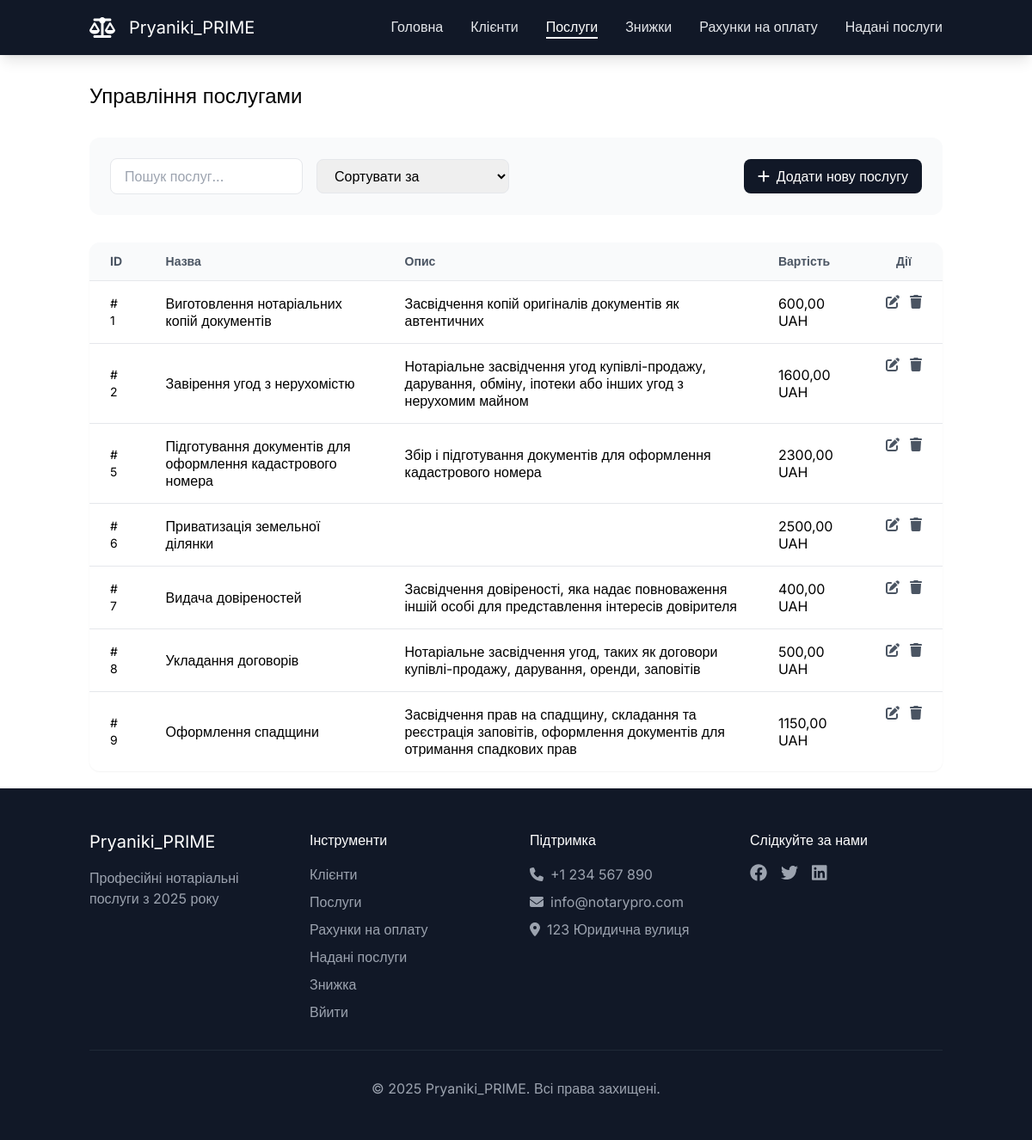
The page /services (signed in) on the database as committed earlier.
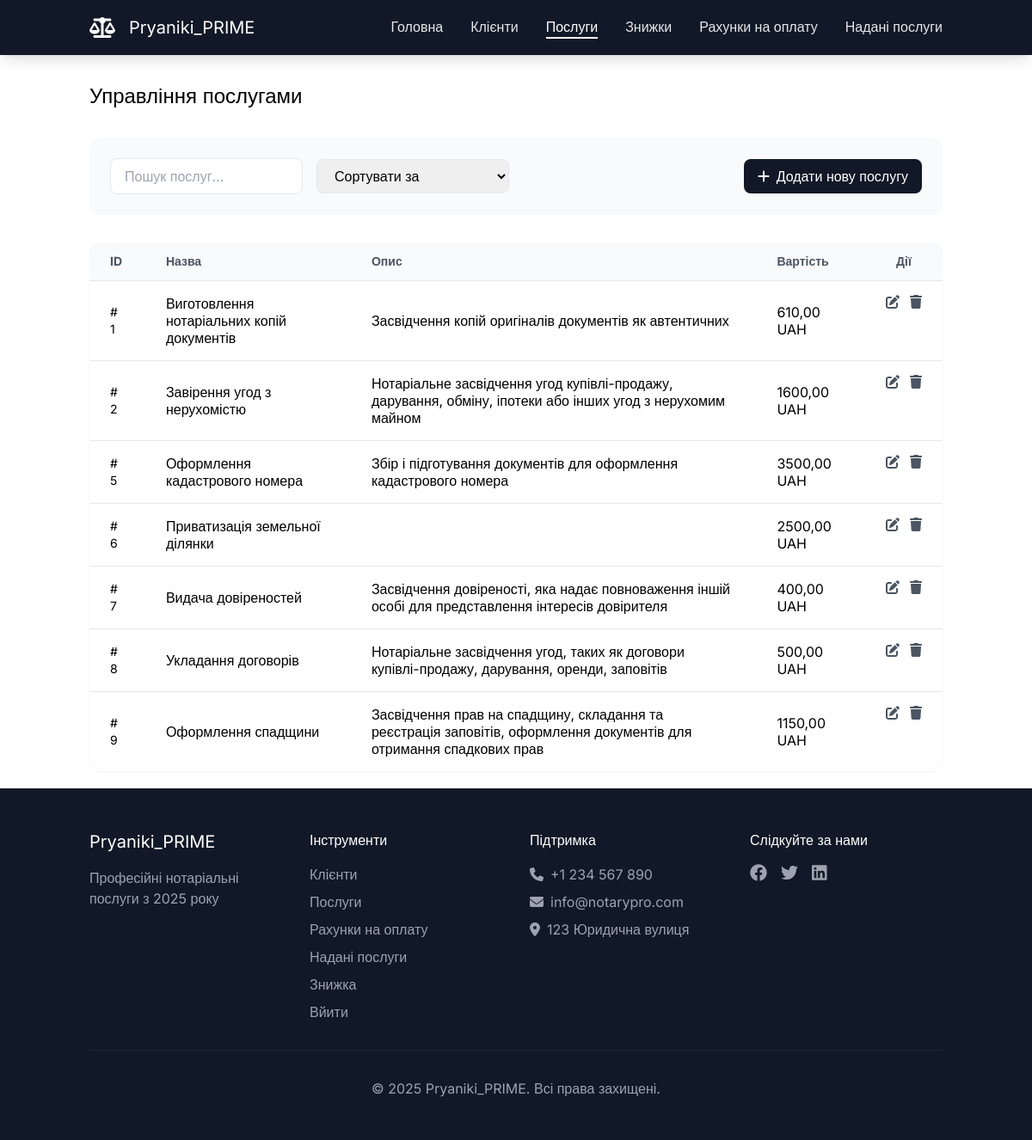
The same page on the database as committed later.
### RealAgency/models.py (models this page shows)
class Service(models.Model):
    name = models.CharField(max_length=255)
    description = models.CharField(max_length=255)
    unit = models.CharField(max_length=255)
    price = models.DecimalField(max_digits=19, decimal_places=2)

### RealAgency/views.py (the view)
        def _wrapped_view(request, *args, **kwargs):
            if not request.user.is_authenticated:
                return redirect('login')
            if not any(group.name in roles for group in request.user.groups.all()):
                raise PermissionDenied("You are not permitted to perform this action.")
            return view_func(request, *args, **kwargs)

### RealAgency/views.py (called while the page is built)
def role_required(roles):
    def decorator(view_func):
        def _wrapped_view(request, *args, **kwargs):
            if not request.user.is_authenticated:
                return redirect('login')
            if not any(group.name in roles for group in request.user.groups.all()):
                raise PermissionDenied("You are not permitted to perform this action.")
            return view_func(request, *args, **kwargs)
        return _wrapped_view
    return decorator

### templates/services/main.html (shortened to what the changed rows need)
{% extends "base.html" %}
{% block content %}
<main id="main" class="pt-24">
            <div class="container mx-auto px-4">
                <div id="services-header" class="flex justify-between items-center mb-8">
                    <h1 class="text-2xl">Управління послугами</h1>
                </div>
                <div id="services-table" class="bg-white rounded-xl shadow-sm overflow-hidden">
                    <table class="w-full">
                        <thead class="bg-neutral-50 border-b border-neutral-200">
                            <tr>
                                <th class="px-6 py-3 text-left text-sm text-neutral-600">ID</th>
                                <th class="px-6 py-3 text-left text-sm text-neutral-600">Назва</th>
                                <th class="px-6 py-3 text-left text-sm text-neutral-600">Опис</th>
                                <th class="px-6 py-3 text-left text-sm text-neutral-600">Вартість</th>
                                <th
                                        {% if "Manager" in user_groups %} style="display:block;" {% else %} style="display:none;" {% endif %}
                                        class="px-6 py-3 text-central text-sm text-neutral-600">Дії</th>
                            </tr>
                        </thead>
                        <tbody class="divide-y divide-neutral-200">
                            {% for service in services %}
                                <tr class="hover:bg-neutral-50">
                                <td class="px-6 py-4 text-sm"># {{ service.id }}</td>
                                <td class="px-6 py-4">{{ service.name }}</td>
                                <td class="px-6 py-4">{{ service.description }}</td>
                                <td class="px-6 py-4 text-left">{{ service.price }} UAH</td>
                                <td class="px-6 py-4"
                                        {% if "Manager" in user_groups %} style="display:block;" {% else %} style="display:none;" {% endif %}>
                                    <div class="flex justify-center space-x-3">
                                        <button class="edit-service text-neutral-600 hover:text-neutral-900"
                                                data-id="{{ service.id }}"
                                                data-name="{{ service.name }}"
                                                data-description="{{ service.description }}"
                                                data-price="{{ service.price }}">
                                            <i class="fa-solid fa-pen-to-square"></i>
                                        </button>
                                        <button class="delete-service text-neutral-600 hover:text-neutral-900"
                                                data-id="{{ service.id }}">
                                            <i class="fa-solid fa-trash"></i>
                                        </button>
                                    </div>
                                </td>
                                </tr>
                            {% endfor %}
                        </tbody>
                    </table>
                </div>
            </div>
        </main>
        {% include "services/modal_service.html" %}
{% endblock %}

Rows that differ between the two databases and show on the page:
changed Service "Виготовлення нотаріальних копій документів": price "600,00" → "610,00"
changed Service "Збір і підготування документів для оформлення кадастрового номера": name "Підготування документів для оформлення кадастрового номера" → "Оформлення кадастрового номера"; price "2300,00" → "3500,00"
